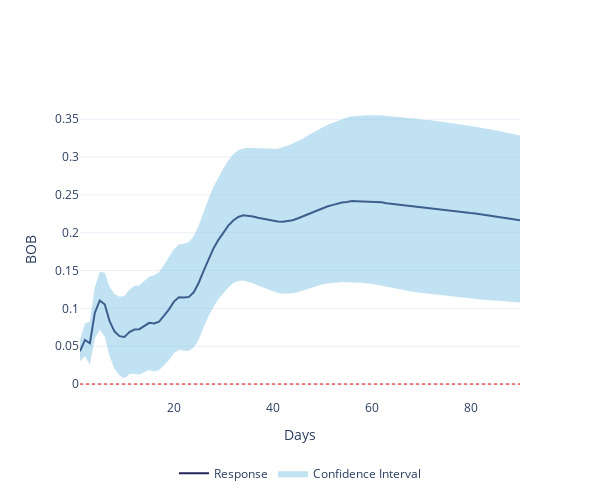

The cell this chart's notebook holds for it:
### Code cell
exchange_sentiment_30 = plot_irf(irf_e_sent_30.loc[0:90, :], y_axis_name='BOB')
exchange_sentiment_30.write_image('./images/exchange_sentiment_30.png', format='png', scale=5)

### Figure 1 — Plotly figure (JSON) as saved in the notebook; plotly's stock layout.template omitted (floating-point values rounded to 4 significant figures; data arrays with more than 128 entries replaced by an {"elided": "..."} marker saying what was removed)
{"data": [{"line": {"color": "#242458", "width": 2}, "mode": "lines", "name": "Response", "type": "scatter", "x": [1, 2, 3, 4, 5, 6, 7, 8, 9, 10, 11, 12, 13, 14, 15, 16, 17, 18, 19, 20, 21, 22, 23, 24, 25, 26, 27, 28, 29, 30, 31, 32, 33, 34, 35, 36, 37, 38, 39, 40, 41, 42, 43, 44, 45, 46, 47, 48, 49, 50, 51, 52, 53, 54, 55, 56, 57, 58, 59, 60, 61, 62, 63, 64, 65, 66, 67, 68, 69, 70, 71, 72, 73, 74, 75, 76, 77, 78, 79, 80, 81, 82, 83, 84, 85, 86, 87, 88, 89, 90], "y": [0.04334, 0.05837, 0.05395, 0.09405, 0.1104, 0.1054, 0.08283, 0.06936, 0.06333, 0.06215, 0.06862, 0.07209, 0.07253, 0.07686, 0.08087, 0.08015, 0.08242, 0.0903, 0.09877, 0.109, 0.1148, 0.1145, 0.1149, 0.1212, 0.1336, 0.1496, 0.1649, 0.1793, 0.1906, 0.2002, 0.2093, 0.2162, 0.2209, 0.2231, 0.2225, 0.2215, 0.2198, 0.2184, 0.2169, 0.2155, 0.2148, 0.2145, 0.2151, 0.2165, 0.2187, 0.2213, 0.2238, 0.2271, 0.2297, 0.2324, 0.2347, 0.2365, 0.2387, 0.24, 0.2408, 0.2418, 0.2415, 0.2415, 0.2413, 0.2413, 0.2406, 0.2403, 0.239, 0.2382, 0.2377, 0.2371, 0.2364, 0.2356, 0.2345, 0.2333, 0.2325, 0.2316, 0.231, 0.2301, 0.2298, 0.2289, 0.2279, 0.2273, 0.2269, 0.2261, 0.2255, 0.2243, 0.2231, 0.2226, 0.2214, 0.2203, 0.2194, 0.2185, 0.2173, 0.2166]}, {"fill": "toself", "fillcolor": "rgba(101, 183, 222, 0.4)", "hoverinfo": "skip", "line": {"color": "rgba(248,232,160,0)"}, "name": "Confidence Interval", "type": "scatter", "x": {"elided": "180 int values"}, "y": {"elided": "180 float values"}}, {"line": {"color": "red", "dash": "dot", "width": 1}, "mode": "lines", "showlegend": false, "type": "scatter", "x": [1, 90], "y": [0, 0]}], "layout": {"height": 500, "legend": {"orientation": "h", "x": 0.5, "xanchor": "center", "y": -0.2, "yanchor": "top"}, "width": 600, "xaxis": {"showgrid": false, "title": {"text": "Days"}}, "yaxis": {"title": {"text": "BOB"}}}}
